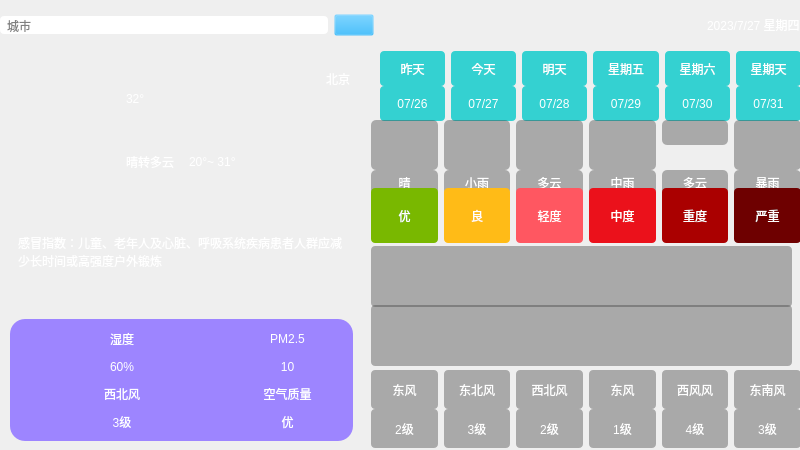
<?xml version="1.0" encoding="UTF-8"?>
<ui version="4.0">
 <class>MainWindow</class>
 <widget class="QMainWindow" name="MainWindow">
  <property name="geometry">
   <rect>
    <x>0</x>
    <y>0</y>
    <width>800</width>
    <height>450</height>
   </rect>
  </property>
  <property name="windowTitle">
   <string>MainWindow</string>
  </property>
  <property name="styleSheet">
   <string notr="true"/>
  </property>
  <widget class="QWidget" name="centralwidget">
   <widget class="QWidget" name="widget" native="true">
    <property name="geometry">
     <rect>
      <x>0</x>
      <y>0</y>
      <width>800</width>
      <height>500</height>
     </rect>
    </property>
    <property name="styleSheet">
     <string notr="true">QWidget#widget
{
	border-image:url(:/weatherImages/background.png);
}

QLabel {
	font: 25 10pt &quot;微软雅黑&quot;;
	border-radius: 4px;
	background-color: rgba(60, 60, 60, 100);
	color: rgb(255, 255, 255);
}</string>
    </property>
    <widget class="QWidget" name="widget_2" native="true">
     <property name="geometry">
      <rect>
       <x>0</x>
       <y>0</y>
       <width>800</width>
       <height>50</height>
      </rect>
     </property>
     <property name="sizePolicy">
      <sizepolicy hsizetype="Preferred" vsizetype="Preferred">
       <horstretch>0</horstretch>
       <verstretch>0</verstretch>
      </sizepolicy>
     </property>
     <property name="styleSheet">
      <string notr="true">background-color: rgba(0, 170, 255,0);</string>
     </property>
     <layout class="QHBoxLayout" name="horizontalLayout">
      <item>
       <widget class="QLineEdit" name="Cityline">
        <property name="styleSheet">
         <string notr="true">font: 14pt &quot;Microsoft YaHei UI&quot;;
background-color: rgb(255, 255, 255);
border-radius: 4px;
padding: 1px 5px</string>
        </property>
        <property name="placeholderText">
         <string>城市</string>
        </property>
       </widget>
      </item>
      <item>
       <widget class="QPushButton" name="btnSearch">
        <property name="styleSheet">
         <string notr="true"/>
        </property>
        <property name="text">
         <string/>
        </property>
        <property name="icon">
         <iconset resource="weather.qrc">
          <normaloff>:/weatherImages/search.png</normaloff>:/weatherImages/search.png</iconset>
        </property>
       </widget>
      </item>
      <item>
       <spacer name="horizontalSpacer">
        <property name="orientation">
         <enum>Qt::Horizontal</enum>
        </property>
        <property name="sizeHint" stdset="0">
         <size>
          <width>40</width>
          <height>20</height>
         </size>
        </property>
       </spacer>
      </item>
      <item>
       <widget class="QLabel" name="lblDate">
        <property name="sizePolicy">
         <sizepolicy hsizetype="Preferred" vsizetype="Fixed">
          <horstretch>0</horstretch>
          <verstretch>0</verstretch>
         </sizepolicy>
        </property>
        <property name="styleSheet">
         <string notr="true">font: 20pt &quot;Arial&quot;;
background-color: rgba(255, 255, 255,0);</string>
        </property>
        <property name="text">
         <string>2023/7/27 星期四</string>
        </property>
       </widget>
      </item>
     </layout>
    </widget>
    <widget class="QWidget" name="widget_3" native="true">
     <property name="geometry">
      <rect>
       <x>10</x>
       <y>70</y>
       <width>340</width>
       <height>120</height>
      </rect>
     </property>
     <property name="styleSheet">
      <string notr="true">background-color: rgba(157, 133, 255, 0);
border-radius: 15px</string>
     </property>
     <layout class="QHBoxLayout" name="horizontalLayout_6">
      <item>
       <widget class="QLabel" name="lblTypeIcon">
        <property name="minimumSize">
         <size>
          <width>110</width>
          <height>110</height>
         </size>
        </property>
        <property name="maximumSize">
         <size>
          <width>110</width>
          <height>110</height>
         </size>
        </property>
        <property name="styleSheet">
         <string notr="true">background-color: rgba(255, 255, 255, 0);</string>
        </property>
        <property name="text">
         <string/>
        </property>
        <property name="pixmap">
         <pixmap resource="weather.qrc">:/weatherImages/type/Qing.png</pixmap>
        </property>
        <property name="scaledContents">
         <bool>true</bool>
        </property>
        <property name="alignment">
         <set>Qt::AlignCenter</set>
        </property>
       </widget>
      </item>
      <item>
       <layout class="QVBoxLayout" name="verticalLayout_2">
        <item>
         <layout class="QHBoxLayout" name="horizontalLayout_3">
          <item>
           <widget class="QLabel" name="lblTemperture">
            <property name="styleSheet">
             <string notr="true">color: rgb(255, 255, 255);
font: 50pt &quot;Arial&quot;;
background-color: rgba(0, 255, 255, 0);</string>
            </property>
            <property name="text">
             <string>32°</string>
            </property>
           </widget>
          </item>
          <item>
           <spacer name="horizontalSpacer_3">
            <property name="orientation">
             <enum>Qt::Horizontal</enum>
            </property>
            <property name="sizeHint" stdset="0">
             <size>
              <width>40</width>
              <height>20</height>
             </size>
            </property>
           </spacer>
          </item>
          <item>
           <layout class="QVBoxLayout" name="verticalLayout">
            <property name="bottomMargin">
             <number>40</number>
            </property>
            <item>
             <widget class="QLabel" name="lblCity">
              <property name="styleSheet">
               <string notr="true">font: 12pt &quot;Microsoft YaHei UI&quot;;
background-color: rgba(255, 255, 255,0);</string>
              </property>
              <property name="text">
               <string>北京</string>
              </property>
             </widget>
            </item>
           </layout>
          </item>
         </layout>
        </item>
        <item>
         <layout class="QHBoxLayout" name="horizontalLayout_5">
          <item>
           <widget class="QLabel" name="lblTypeChange">
            <property name="styleSheet">
             <string notr="true">background-color: rgba(255, 255, 255,0);
font: 12pt &quot;微软雅黑&quot;;</string>
            </property>
            <property name="text">
             <string>晴转多云</string>
            </property>
           </widget>
          </item>
          <item>
           <widget class="Line" name="line_3">
            <property name="minimumSize">
             <size>
              <width>0</width>
              <height>15</height>
             </size>
            </property>
            <property name="lineWidth">
             <number>1</number>
            </property>
            <property name="orientation">
             <enum>Qt::Vertical</enum>
            </property>
           </widget>
          </item>
          <item>
           <widget class="QLabel" name="lblLowHight">
            <property name="styleSheet">
             <string notr="true">background-color: rgba(255, 255, 255,0);
font: 12pt &quot;微软雅黑&quot;;</string>
            </property>
            <property name="text">
             <string>20°~ 31°</string>
            </property>
           </widget>
          </item>
          <item>
           <spacer name="horizontalSpacer_5">
            <property name="orientation">
             <enum>Qt::Horizontal</enum>
            </property>
            <property name="sizeHint" stdset="0">
             <size>
              <width>40</width>
              <height>20</height>
             </size>
            </property>
           </spacer>
          </item>
         </layout>
        </item>
       </layout>
      </item>
     </layout>
    </widget>
    <widget class="QWidget" name="widget_4" native="true">
     <property name="geometry">
      <rect>
       <x>10</x>
       <y>190</y>
       <width>343</width>
       <height>251</height>
      </rect>
     </property>
     <layout class="QVBoxLayout" name="verticalLayout_9">
      <item>
       <widget class="QLabel" name="lblGanmao">
        <property name="styleSheet">
         <string notr="true">background-color: rgba(60, 60, 60, 0);
padding-left: 5px;
padding-right: 5px;</string>
        </property>
        <property name="text">
         <string>感冒指数：儿童、老年人及心脏、呼吸系统疾病患者人群应减少长时间或高强度户外锻炼</string>
        </property>
        <property name="wordWrap">
         <bool>true</bool>
        </property>
       </widget>
      </item>
      <item>
       <widget class="QWidget" name="widget_6" native="true">
        <property name="styleSheet">
         <string notr="true">QWidget {background-color: rgb(157, 133, 255);
border-radius: 15px}

QLabel {
	font: 10pt &quot;微软雅黑&quot;;
	background-color: rgba(255, 255, 255, 0);
}</string>
        </property>
        <layout class="QGridLayout" name="gridLayout">
         <item row="0" column="0">
          <layout class="QHBoxLayout" name="horizontalLayout_9">
           <item>
            <widget class="QLabel" name="lblShiDuIcon">
             <property name="sizePolicy">
              <sizepolicy hsizetype="Preferred" vsizetype="Preferred">
               <horstretch>0</horstretch>
               <verstretch>0</verstretch>
              </sizepolicy>
             </property>
             <property name="minimumSize">
              <size>
               <width>40</width>
               <height>40</height>
              </size>
             </property>
             <property name="maximumSize">
              <size>
               <width>40</width>
               <height>40</height>
              </size>
             </property>
             <property name="text">
              <string/>
             </property>
             <property name="pixmap">
              <pixmap resource="weather.qrc">:/weatherImages/humidity.png</pixmap>
             </property>
             <property name="scaledContents">
              <bool>true</bool>
             </property>
            </widget>
           </item>
           <item>
            <layout class="QVBoxLayout" name="verticalLayout_7">
             <item>
              <widget class="QLabel" name="lblShiDuTitle">
               <property name="text">
                <string>湿度</string>
               </property>
               <property name="alignment">
                <set>Qt::AlignCenter</set>
               </property>
               <property name="wordWrap">
                <bool>true</bool>
               </property>
              </widget>
             </item>
             <item>
              <widget class="QLabel" name="lblShiDu">
               <property name="text">
                <string>60%</string>
               </property>
               <property name="alignment">
                <set>Qt::AlignCenter</set>
               </property>
              </widget>
             </item>
            </layout>
           </item>
          </layout>
         </item>
         <item row="0" column="1">
          <layout class="QHBoxLayout" name="horizontalLayout_8">
           <item>
            <widget class="QLabel" name="lblPm25Icon">
             <property name="sizePolicy">
              <sizepolicy hsizetype="Preferred" vsizetype="Preferred">
               <horstretch>0</horstretch>
               <verstretch>0</verstretch>
              </sizepolicy>
             </property>
             <property name="minimumSize">
              <size>
               <width>40</width>
               <height>40</height>
              </size>
             </property>
             <property name="maximumSize">
              <size>
               <width>40</width>
               <height>40</height>
              </size>
             </property>
             <property name="text">
              <string/>
             </property>
             <property name="pixmap">
              <pixmap resource="weather.qrc">:/weatherImages/pm25.png</pixmap>
             </property>
             <property name="scaledContents">
              <bool>true</bool>
             </property>
            </widget>
           </item>
           <item>
            <layout class="QVBoxLayout" name="verticalLayout_6">
             <item>
              <widget class="QLabel" name="lblPM25Tiltle">
               <property name="text">
                <string>PM2.5</string>
               </property>
               <property name="alignment">
                <set>Qt::AlignCenter</set>
               </property>
               <property name="wordWrap">
                <bool>true</bool>
               </property>
              </widget>
             </item>
             <item>
              <widget class="QLabel" name="lblPM25">
               <property name="text">
                <string>10</string>
               </property>
               <property name="alignment">
                <set>Qt::AlignCenter</set>
               </property>
              </widget>
             </item>
            </layout>
           </item>
          </layout>
         </item>
         <item row="1" column="0">
          <layout class="QHBoxLayout" name="horizontalLayout_7">
           <item>
            <widget class="QLabel" name="lblWindIcon">
             <property name="sizePolicy">
              <sizepolicy hsizetype="Preferred" vsizetype="Preferred">
               <horstretch>0</horstretch>
               <verstretch>0</verstretch>
              </sizepolicy>
             </property>
             <property name="minimumSize">
              <size>
               <width>40</width>
               <height>40</height>
              </size>
             </property>
             <property name="maximumSize">
              <size>
               <width>40</width>
               <height>40</height>
              </size>
             </property>
             <property name="text">
              <string/>
             </property>
             <property name="pixmap">
              <pixmap resource="weather.qrc">:/weatherImages/wind.png</pixmap>
             </property>
             <property name="scaledContents">
              <bool>true</bool>
             </property>
            </widget>
           </item>
           <item>
            <layout class="QVBoxLayout" name="verticalLayout_5">
             <item>
              <widget class="QLabel" name="lblWinFx">
               <property name="text">
                <string>西北风</string>
               </property>
               <property name="alignment">
                <set>Qt::AlignCenter</set>
               </property>
               <property name="wordWrap">
                <bool>true</bool>
               </property>
              </widget>
             </item>
             <item>
              <widget class="QLabel" name="lblWinFI">
               <property name="text">
                <string>3级</string>
               </property>
               <property name="alignment">
                <set>Qt::AlignCenter</set>
               </property>
              </widget>
             </item>
            </layout>
           </item>
          </layout>
         </item>
         <item row="1" column="1">
          <layout class="QHBoxLayout" name="horizontalLayout_10">
           <item>
            <widget class="QLabel" name="lblQualityIcon">
             <property name="sizePolicy">
              <sizepolicy hsizetype="Preferred" vsizetype="Preferred">
               <horstretch>0</horstretch>
               <verstretch>0</verstretch>
              </sizepolicy>
             </property>
             <property name="minimumSize">
              <size>
               <width>40</width>
               <height>40</height>
              </size>
             </property>
             <property name="maximumSize">
              <size>
               <width>40</width>
               <height>40</height>
              </size>
             </property>
             <property name="text">
              <string/>
             </property>
             <property name="pixmap">
              <pixmap resource="weather.qrc">:/weatherImages/aqi.png</pixmap>
             </property>
             <property name="scaledContents">
              <bool>true</bool>
             </property>
            </widget>
           </item>
           <item>
            <layout class="QVBoxLayout" name="verticalLayout_8">
             <item>
              <widget class="QLabel" name="lblQualityTiltle">
               <property name="text">
                <string>空气质量</string>
               </property>
               <property name="alignment">
                <set>Qt::AlignCenter</set>
               </property>
               <property name="wordWrap">
                <bool>true</bool>
               </property>
              </widget>
             </item>
             <item>
              <widget class="QLabel" name="lblQuality">
               <property name="text">
                <string>优</string>
               </property>
               <property name="alignment">
                <set>Qt::AlignCenter</set>
               </property>
              </widget>
             </item>
            </layout>
           </item>
          </layout>
         </item>
        </layout>
       </widget>
      </item>
     </layout>
    </widget>
    <widget class="QWidget" name="widget_5" native="true">
     <property name="geometry">
      <rect>
       <x>360</x>
       <y>40</y>
       <width>450</width>
       <height>410</height>
      </rect>
     </property>
     <widget class="QWidget" name="widget_7" native="true">
      <property name="geometry">
       <rect>
        <x>11</x>
        <y>11</y>
        <width>430</width>
        <height>70</height>
       </rect>
      </property>
      <property name="styleSheet">
       <string notr="true">QLabel {
	background-color: rgba(0, 200, 200, 200);
	border-radius: 4px;
}</string>
      </property>
      <layout class="QGridLayout" name="gridLayout_2">
       <property name="leftMargin">
        <number>9</number>
       </property>
       <property name="verticalSpacing">
        <number>0</number>
       </property>
       <item row="0" column="0">
        <widget class="QLabel" name="lblWeek0">
         <property name="text">
          <string>昨天</string>
         </property>
         <property name="alignment">
          <set>Qt::AlignCenter</set>
         </property>
        </widget>
       </item>
       <item row="0" column="1">
        <widget class="QLabel" name="lblWeek1">
         <property name="text">
          <string>今天</string>
         </property>
         <property name="alignment">
          <set>Qt::AlignCenter</set>
         </property>
        </widget>
       </item>
       <item row="0" column="2">
        <widget class="QLabel" name="lblWeek2">
         <property name="text">
          <string>明天</string>
         </property>
         <property name="alignment">
          <set>Qt::AlignCenter</set>
         </property>
        </widget>
       </item>
       <item row="0" column="3">
        <widget class="QLabel" name="lblWeek3">
         <property name="text">
          <string>星期五</string>
         </property>
         <property name="alignment">
          <set>Qt::AlignCenter</set>
         </property>
        </widget>
       </item>
       <item row="0" column="4">
        <widget class="QLabel" name="lblWeek4">
         <property name="text">
          <string>星期六</string>
         </property>
         <property name="alignment">
          <set>Qt::AlignCenter</set>
         </property>
        </widget>
       </item>
       <item row="0" column="5">
        <widget class="QLabel" name="lblWeek5">
         <property name="text">
          <string>星期天</string>
         </property>
         <property name="alignment">
          <set>Qt::AlignCenter</set>
         </property>
        </widget>
       </item>
       <item row="1" column="0">
        <widget class="QLabel" name="lblDate0">
         <property name="text">
          <string>07/26</string>
         </property>
         <property name="alignment">
          <set>Qt::AlignCenter</set>
         </property>
        </widget>
       </item>
       <item row="1" column="1">
        <widget class="QLabel" name="lblDate1">
         <property name="text">
          <string>07/27</string>
         </property>
         <property name="alignment">
          <set>Qt::AlignCenter</set>
         </property>
        </widget>
       </item>
       <item row="1" column="2">
        <widget class="QLabel" name="lblDate2">
         <property name="text">
          <string>07/28</string>
         </property>
         <property name="alignment">
          <set>Qt::AlignCenter</set>
         </property>
        </widget>
       </item>
       <item row="1" column="3">
        <widget class="QLabel" name="lblDate3">
         <property name="text">
          <string>07/29</string>
         </property>
         <property name="alignment">
          <set>Qt::AlignCenter</set>
         </property>
        </widget>
       </item>
       <item row="1" column="4">
        <widget class="QLabel" name="lblDate4">
         <property name="text">
          <string>07/30</string>
         </property>
         <property name="alignment">
          <set>Qt::AlignCenter</set>
         </property>
        </widget>
       </item>
       <item row="1" column="5">
        <widget class="QLabel" name="lblDate5">
         <property name="text">
          <string>07/31</string>
         </property>
         <property name="alignment">
          <set>Qt::AlignCenter</set>
         </property>
        </widget>
       </item>
      </layout>
     </widget>
     <widget class="QWidget" name="widget_8" native="true">
      <property name="geometry">
       <rect>
        <x>11</x>
        <y>80</y>
        <width>430</width>
        <height>75</height>
       </rect>
      </property>
      <property name="styleSheet">
       <string notr="true">QLabel {
	background-color: rgba(60, 60, 60, 100);
	border-radius: 5px;
}</string>
      </property>
      <layout class="QGridLayout" name="gridLayout_3">
       <property name="horizontalSpacing">
        <number>6</number>
       </property>
       <property name="verticalSpacing">
        <number>0</number>
       </property>
       <item row="0" column="0" rowspan="2">
        <widget class="QLabel" name="lblTypeIcon0">
         <property name="text">
          <string/>
         </property>
         <property name="pixmap">
          <pixmap resource="weather.qrc">:/weatherImages/type/Qing.png</pixmap>
         </property>
         <property name="alignment">
          <set>Qt::AlignCenter</set>
         </property>
        </widget>
       </item>
       <item row="0" column="1" rowspan="2">
        <widget class="QLabel" name="lblTypeIcon1">
         <property name="text">
          <string/>
         </property>
         <property name="pixmap">
          <pixmap resource="weather.qrc">:/weatherImages/type/XiaoYu.png</pixmap>
         </property>
         <property name="alignment">
          <set>Qt::AlignCenter</set>
         </property>
        </widget>
       </item>
       <item row="0" column="4">
        <widget class="QLabel" name="lblTypeIcon4">
         <property name="text">
          <string/>
         </property>
         <property name="pixmap">
          <pixmap resource="weather.qrc">:/weatherImages/type/DuoYun.png</pixmap>
         </property>
         <property name="alignment">
          <set>Qt::AlignCenter</set>
         </property>
        </widget>
       </item>
       <item row="0" column="5" rowspan="2">
        <widget class="QLabel" name="lblTypeIcon5">
         <property name="text">
          <string/>
         </property>
         <property name="pixmap">
          <pixmap resource="weather.qrc">:/weatherImages/type/BaoYu.png</pixmap>
         </property>
         <property name="alignment">
          <set>Qt::AlignCenter</set>
         </property>
        </widget>
       </item>
       <item row="2" column="0">
        <widget class="QLabel" name="lblType0">
         <property name="text">
          <string>晴</string>
         </property>
         <property name="alignment">
          <set>Qt::AlignCenter</set>
         </property>
        </widget>
       </item>
       <item row="2" column="1">
        <widget class="QLabel" name="lblType1">
         <property name="text">
          <string>小雨</string>
         </property>
         <property name="alignment">
          <set>Qt::AlignCenter</set>
         </property>
        </widget>
       </item>
       <item row="2" column="5">
        <widget class="QLabel" name="lblType5">
         <property name="text">
          <string>暴雨</string>
         </property>
         <property name="alignment">
          <set>Qt::AlignCenter</set>
         </property>
        </widget>
       </item>
       <item row="2" column="2">
        <widget class="QLabel" name="lblType2">
         <property name="text">
          <string>多云</string>
         </property>
         <property name="alignment">
          <set>Qt::AlignCenter</set>
         </property>
        </widget>
       </item>
       <item row="2" column="3">
        <widget class="QLabel" name="lblType3">
         <property name="text">
          <string>中雨</string>
         </property>
         <property name="alignment">
          <set>Qt::AlignCenter</set>
         </property>
        </widget>
       </item>
       <item row="0" column="2" rowspan="2">
        <widget class="QLabel" name="lblTypeIcon2">
         <property name="text">
          <string/>
         </property>
         <property name="pixmap">
          <pixmap resource="weather.qrc">:/weatherImages/type/DuoYun.png</pixmap>
         </property>
         <property name="alignment">
          <set>Qt::AlignCenter</set>
         </property>
        </widget>
       </item>
       <item row="0" column="3" rowspan="2">
        <widget class="QLabel" name="lblTypeIcon3">
         <property name="text">
          <string/>
         </property>
         <property name="pixmap">
          <pixmap resource="weather.qrc">:/weatherImages/type/ZhongYu.png</pixmap>
         </property>
         <property name="alignment">
          <set>Qt::AlignCenter</set>
         </property>
        </widget>
       </item>
       <item row="2" column="4">
        <widget class="QLabel" name="lblType4">
         <property name="text">
          <string>多云</string>
         </property>
         <property name="alignment">
          <set>Qt::AlignCenter</set>
         </property>
        </widget>
       </item>
      </layout>
     </widget>
     <widget class="QWidget" name="widget_9" native="true">
      <property name="geometry">
       <rect>
        <x>11</x>
        <y>196</y>
        <width>430</width>
        <height>136</height>
       </rect>
      </property>
      <widget class="QLabel" name="lblHightCurve">
       <property name="geometry">
        <rect>
         <x>0</x>
         <y>10</y>
         <width>421</width>
         <height>61</height>
        </rect>
       </property>
       <property name="text">
        <string/>
       </property>
      </widget>
      <widget class="QLabel" name="lblLowCurve">
       <property name="geometry">
        <rect>
         <x>0</x>
         <y>69</y>
         <width>421</width>
         <height>61</height>
        </rect>
       </property>
       <property name="text">
        <string/>
       </property>
      </widget>
     </widget>
     <widget class="QWidget" name="widget_10" native="true">
      <property name="geometry">
       <rect>
        <x>11</x>
        <y>330</y>
        <width>430</width>
        <height>78</height>
       </rect>
      </property>
      <layout class="QGridLayout" name="gridLayout_4">
       <property name="verticalSpacing">
        <number>0</number>
       </property>
       <item row="0" column="0" rowspan="2">
        <widget class="QLabel" name="lblFx0">
         <property name="text">
          <string>东风</string>
         </property>
         <property name="alignment">
          <set>Qt::AlignCenter</set>
         </property>
        </widget>
       </item>
       <item row="2" column="0" rowspan="2">
        <widget class="QLabel" name="lblFl0">
         <property name="text">
          <string>2级</string>
         </property>
         <property name="alignment">
          <set>Qt::AlignCenter</set>
         </property>
        </widget>
       </item>
       <item row="2" column="1" rowspan="2">
        <widget class="QLabel" name="lblFl1">
         <property name="text">
          <string>3级</string>
         </property>
         <property name="alignment">
          <set>Qt::AlignCenter</set>
         </property>
        </widget>
       </item>
       <item row="2" column="2" rowspan="2">
        <widget class="QLabel" name="lblFl2">
         <property name="text">
          <string>2级</string>
         </property>
         <property name="alignment">
          <set>Qt::AlignCenter</set>
         </property>
        </widget>
       </item>
       <item row="2" column="3" rowspan="2">
        <widget class="QLabel" name="lblFl3">
         <property name="text">
          <string>1级</string>
         </property>
         <property name="alignment">
          <set>Qt::AlignCenter</set>
         </property>
        </widget>
       </item>
       <item row="0" column="4" rowspan="2">
        <widget class="QLabel" name="lblFx4">
         <property name="text">
          <string>西风风</string>
         </property>
         <property name="alignment">
          <set>Qt::AlignCenter</set>
         </property>
        </widget>
       </item>
       <item row="2" column="5" rowspan="2">
        <widget class="QLabel" name="lblFl5">
         <property name="text">
          <string>3级</string>
         </property>
         <property name="alignment">
          <set>Qt::AlignCenter</set>
         </property>
        </widget>
       </item>
       <item row="2" column="4" rowspan="2">
        <widget class="QLabel" name="lblFl4">
         <property name="text">
          <string>4级</string>
         </property>
         <property name="alignment">
          <set>Qt::AlignCenter</set>
         </property>
        </widget>
       </item>
       <item row="0" column="1" rowspan="2">
        <widget class="QLabel" name="lblFx1">
         <property name="text">
          <string>东北风</string>
         </property>
         <property name="alignment">
          <set>Qt::AlignCenter</set>
         </property>
        </widget>
       </item>
       <item row="0" column="2" rowspan="2">
        <widget class="QLabel" name="lblFx2">
         <property name="text">
          <string>西北风</string>
         </property>
         <property name="alignment">
          <set>Qt::AlignCenter</set>
         </property>
        </widget>
       </item>
       <item row="0" column="3" rowspan="2">
        <widget class="QLabel" name="lblFx3">
         <property name="text">
          <string>东风</string>
         </property>
         <property name="alignment">
          <set>Qt::AlignCenter</set>
         </property>
        </widget>
       </item>
       <item row="0" column="5" rowspan="2">
        <widget class="QLabel" name="lblFx5">
         <property name="text">
          <string>东南风</string>
         </property>
         <property name="alignment">
          <set>Qt::AlignCenter</set>
         </property>
        </widget>
       </item>
      </layout>
     </widget>
     <widget class="QWidget" name="widget_11" native="true">
      <property name="geometry">
       <rect>
        <x>11</x>
        <y>148</y>
        <width>430</width>
        <height>55</height>
       </rect>
      </property>
      <layout class="QHBoxLayout" name="horizontalLayout_11">
       <item>
        <widget class="QLabel" name="lblQuality0">
         <property name="styleSheet">
          <string notr="true">background-color: rgb(121, 184, 0);
padding:8px;</string>
         </property>
         <property name="text">
          <string>优</string>
         </property>
         <property name="scaledContents">
          <bool>true</bool>
         </property>
         <property name="alignment">
          <set>Qt::AlignCenter</set>
         </property>
         <property name="wordWrap">
          <bool>true</bool>
         </property>
        </widget>
       </item>
       <item>
        <widget class="QLabel" name="lblQuality1">
         <property name="styleSheet">
          <string notr="true">background-color: rgb(255, 187, 23);
padding:8px;</string>
         </property>
         <property name="text">
          <string>良</string>
         </property>
         <property name="scaledContents">
          <bool>true</bool>
         </property>
         <property name="alignment">
          <set>Qt::AlignCenter</set>
         </property>
         <property name="wordWrap">
          <bool>true</bool>
         </property>
        </widget>
       </item>
       <item>
        <widget class="QLabel" name="lblQuality2">
         <property name="styleSheet">
          <string notr="true">background-color: rgb(255, 87, 97);
padding:8px;</string>
         </property>
         <property name="text">
          <string>轻度</string>
         </property>
         <property name="scaledContents">
          <bool>true</bool>
         </property>
         <property name="alignment">
          <set>Qt::AlignCenter</set>
         </property>
         <property name="wordWrap">
          <bool>true</bool>
         </property>
        </widget>
       </item>
       <item>
        <widget class="QLabel" name="lblQuality3">
         <property name="styleSheet">
          <string notr="true">background-color: rgb(235, 17, 27);
padding:8px;</string>
         </property>
         <property name="text">
          <string>中度</string>
         </property>
         <property name="scaledContents">
          <bool>true</bool>
         </property>
         <property name="alignment">
          <set>Qt::AlignCenter</set>
         </property>
         <property name="wordWrap">
          <bool>true</bool>
         </property>
        </widget>
       </item>
       <item>
        <widget class="QLabel" name="lblQuality4">
         <property name="styleSheet">
          <string notr="true">background-color: rgb(170, 0, 0);
padding:8px;</string>
         </property>
         <property name="text">
          <string>重度</string>
         </property>
         <property name="scaledContents">
          <bool>true</bool>
         </property>
         <property name="alignment">
          <set>Qt::AlignCenter</set>
         </property>
         <property name="wordWrap">
          <bool>true</bool>
         </property>
        </widget>
       </item>
       <item>
        <widget class="QLabel" name="lblQuality5">
         <property name="styleSheet">
          <string notr="true">background-color: rgb(110, 0, 0);
padding:8px;</string>
         </property>
         <property name="text">
          <string>严重</string>
         </property>
         <property name="scaledContents">
          <bool>true</bool>
         </property>
         <property name="alignment">
          <set>Qt::AlignCenter</set>
         </property>
         <property name="wordWrap">
          <bool>true</bool>
         </property>
        </widget>
       </item>
      </layout>
     </widget>
    </widget>
   </widget>
  </widget>
 </widget>
 <resources>
  <include location="weather.qrc"/>
 </resources>
 <connections/>
</ui>
